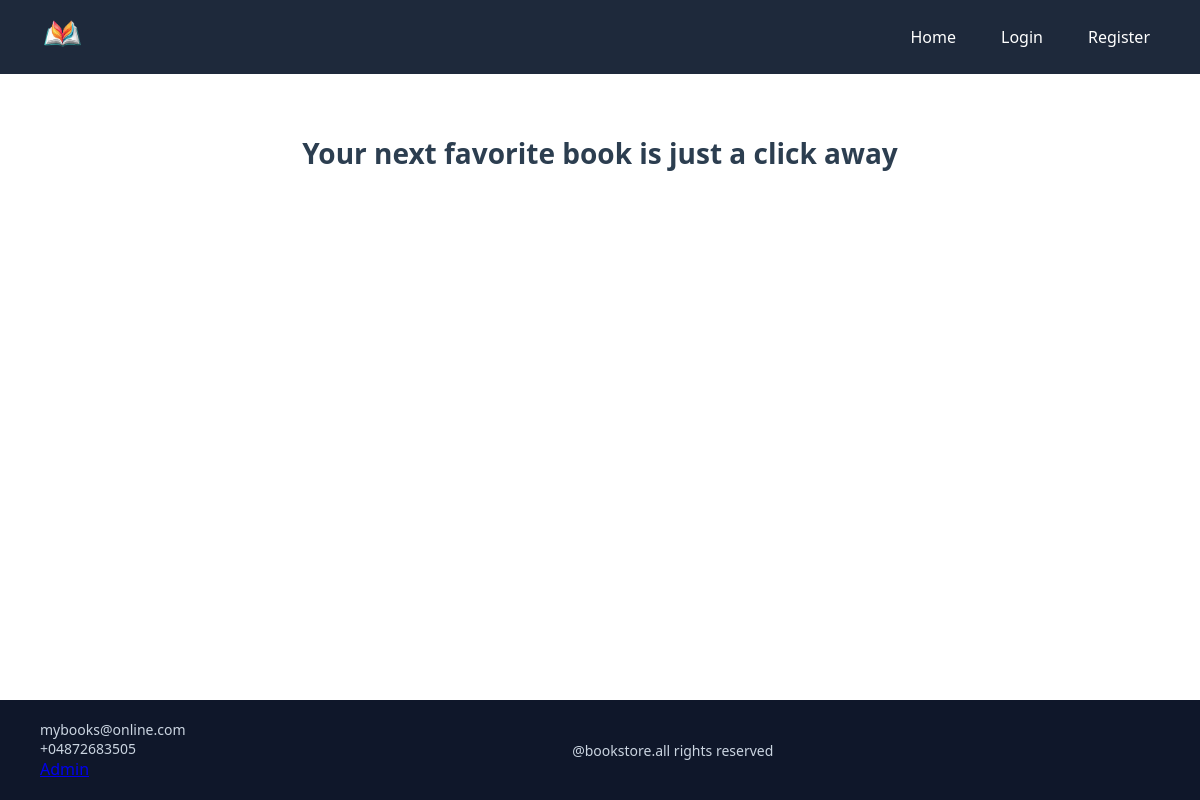
/user_dashboard, run on an earlier commit of the app's database.
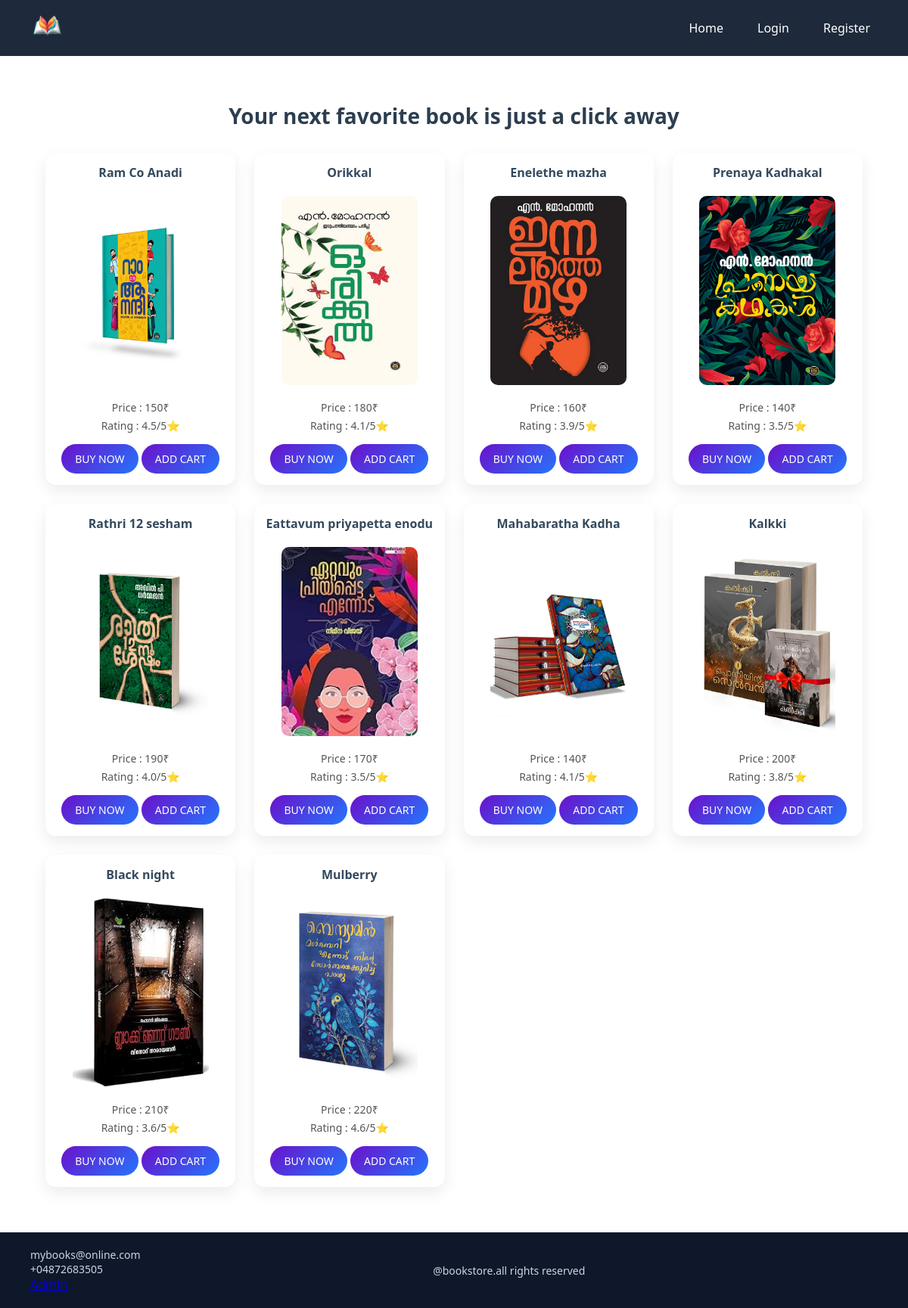
And on a later commit of the database.
### app1/models.py (models this page shows, shortened)
class Books(models.Model):
    name = models.CharField(max_length=50)
    price = models.IntegerField(null=True)
    description = models.TextField(blank=True)
    author = models.CharField(max_length=40)
    review = models.CharField(max_length=50)
    image = models.ImageField(upload_to='books')

### app1/views.py (the view)
# urls.py: path('user_dashboard',user_dashboard,name='user_dashboard'),
def user_dashboard(request):
    book = Books.objects.all()
    return render(request,'user_page.html',{'book':book})

### template/user_page.html (shortened to what this page needs)
{%extends 'base.html'%}
{%block contents%}
<!DOCTYPE html>
<html lang="en">
<head>
    <link rel="stylesheet" href="/static/css/user_page.css">
</head>
<body>
    <div class="home_main1">
        <div class="intro_section1">
            <h3>Your next favorite book is just a click away</h3>
        </div>
        <div class="books_section1">
            {% for i in book %}
            <div class="book_card1">
                <a href="{% url 'detail_page' i.id %}">
                <h4>{{i.name}}</h4>
                <img src="{{i.image}}" alt="" width="180px" height="250px">
                <p>Price : {{i.price}}₹</p>
                <p>Rating : {{i.review}}⭐</p>
                <a href=""><button>BUY NOW</button></a>
                <a href="{% url 'Addcart' i.id %}"><button>ADD CART</button></a>
                </a>
            </div>
            {% endfor %}
        </div>
    </div>
</body>
</html>
{%endblock%}

### template/base.html (shortened to what this page needs)
<!DOCTYPE html>
<html lang="en">
<head>
    <link rel="stylesheet" href="/static/css/base.css">
</head>
<body>
    <div class="main">
        <div class="header">
            <div class="logo">
                <img src="/static/images/logobook.png" alt="" width="180px" height="150px">
            </div>
            <div class="menu">
                <a href="{% url 'homepage' %}">Home</a>
                <a href="{% url 'login' %}">Login</a>
                <a href="{% url 'UserReg' %}">Register</a>
            </div>
        </div>
        <div class="content">
            {%block contents%}
            {%endblock%}
        </div>
        <div class="footer">
            <div class="left">
                <p>mybooks@online.com</p>
                <p>+04872683505</p>
                <a href="{% url 'AdminReg' %}">Admin</a>
            </div>
            <div class="center">
                <p>@bookstore.all rights reserved</p>
            </div>
        </div>
    </div>
</body>
</html>

### static/css/base.css (style rules this page uses)
* { margin: 0; padding: 0; box-sizing: border-box; font-family: 'Segoe UI', Tahoma, Geneva, Verdana, sans-serif; }
body { background-color: #f4f6f8; min-height: 100vh; }
.main { display: flex; flex-direction: column; min-height: 100vh; }
.header { display: flex; justify-content: space-between; align-items: center; padding: 12px 40px; background: #1e293b; position: sticky; top: 0; z-index: 100; }
.logo img { height: 45px; width: auto; border-radius: 6px; }
.menu { display: flex; gap: 25px; }
.menu a { text-decoration: none; color: #ffffff; font-size: 16px; font-weight: 500; padding: 6px 10px; transition: all 0.3s ease; }
.content { flex: 1; padding: 40px; background: #ffffff; }
.footer { display: flex; justify-content: space-between; align-items: center; padding: 20px 40px; background: #0f172a; color: #cbd5e1; flex-wrap: wrap; }
.footer p { font-size: 14px; }
.footer .center { text-align: center; flex: 1; }

### static/css/user_page.css (style rules this page uses)
* { margin: 0; padding: 0; box-sizing: border-box; font-family: 'Segoe UI', Tahoma, Geneva, Verdana, sans-serif; }
body { background: #f4f6f8; color: #333; }
.home_main1 { max-width: 1200px; margin: auto; padding: 20px; }
.intro_section1 { text-align: center; margin-bottom: 30px; }
.intro_section1 h3 { font-size: 28px; font-weight: 600; color: #2c3e50; }
.books_section1 { display: grid; grid-template-columns: repeat(auto-fit, minmax(220px, 1fr)); gap: 25px; }
.book_card1 { background: #fff; border-radius: 14px; padding: 15px; text-align: center; box-shadow: 0 8px 20px rgba(0,0,0,0.08); transition: transform 0.3s ease, box-shadow 0.3s ease; }
.book_card1 a { text-decoration: none; color: inherit; }
.book_card1 h4 { font-size: 16px; font-weight: 600; margin-bottom: 10px; color: #34495e; }
.book_card1 img { width: 100%; max-width: 180px; height: 250px; object-fit: cover; border-radius: 10px; margin: 10px auto; }
.book_card1 p { font-size: 14px; margin: 5px 0; color: #555; }
.book_card1 button { margin-top: 10px; padding: 10px 18px; background: linear-gradient(135deg, #6a11cb, #2575fc); border: none; border-radius: 25px; color: #fff; font-size: 14px; cursor: pointer; transition: background 0.3s ease, transform 0.2s ease; }

What changed in the data, as far as the page shows it:
added Books: name "Ram Co Anadi", image (picture), price "150", review "4.5/5"
added Books: name "Orikkal", image (picture), price "180", review "4.1/5"
added Books: name "Enelethe mazha", image (picture), price "160", review "3.9/5"
added Books: name "Prenaya Kadhakal", image (picture), price "140", review "3.5/5"
added Books: name "Rathri 12 sesham", image (picture), price "190", review "4.0/5"
added Books: name "Eattavum priyapetta enodu", image (picture), price "170", review "3.5/5"
added Books: name "Mahabaratha Kadha", image (picture), price "140", review "4.1/5"
added Books: name "Kalkki", image (picture), price "200", review "3.8/5"
added Books: name "Black night", image (picture), price "210", review "3.6/5"
added Books: name "Mulberry", image (picture), price "220", review "4.6/5"
